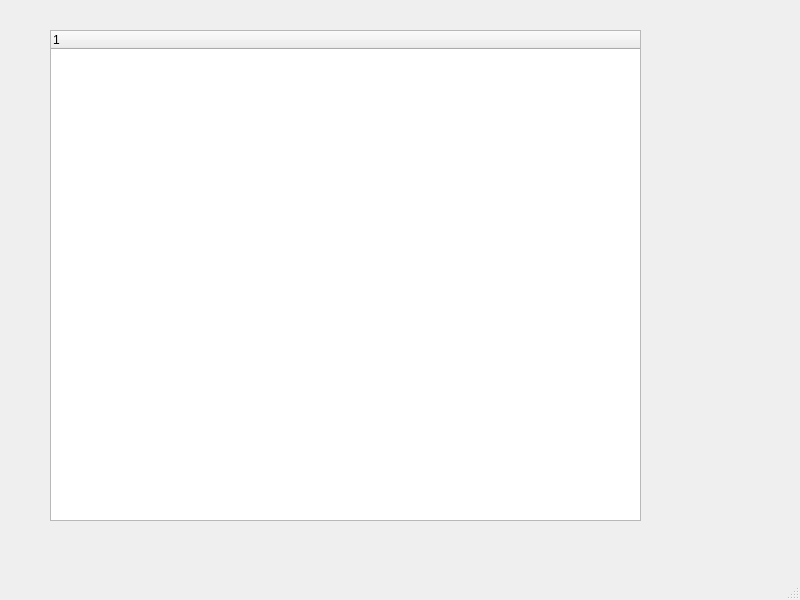
<?xml version="1.0" encoding="UTF-8"?>
<ui version="4.0">
 <class>MainWindow</class>
 <widget class="QMainWindow" name="MainWindow">
  <property name="geometry">
   <rect>
    <x>0</x>
    <y>0</y>
    <width>800</width>
    <height>600</height>
   </rect>
  </property>
  <property name="windowTitle">
   <string>MainWindow</string>
  </property>
  <widget class="QWidget" name="centralwidget">
   <widget class="QTreeWidget" name="treeWidget">
    <property name="geometry">
     <rect>
      <x>50</x>
      <y>30</y>
      <width>591</width>
      <height>491</height>
     </rect>
    </property>
    <column>
     <property name="text">
      <string notr="true">1</string>
     </property>
    </column>
   </widget>
  </widget>
  <widget class="QMenuBar" name="menubar">
   <property name="geometry">
    <rect>
     <x>0</x>
     <y>0</y>
     <width>800</width>
     <height>22</height>
    </rect>
   </property>
  </widget>
  <widget class="QStatusBar" name="statusbar"/>
 </widget>
 <resources/>
 <connections/>
</ui>
